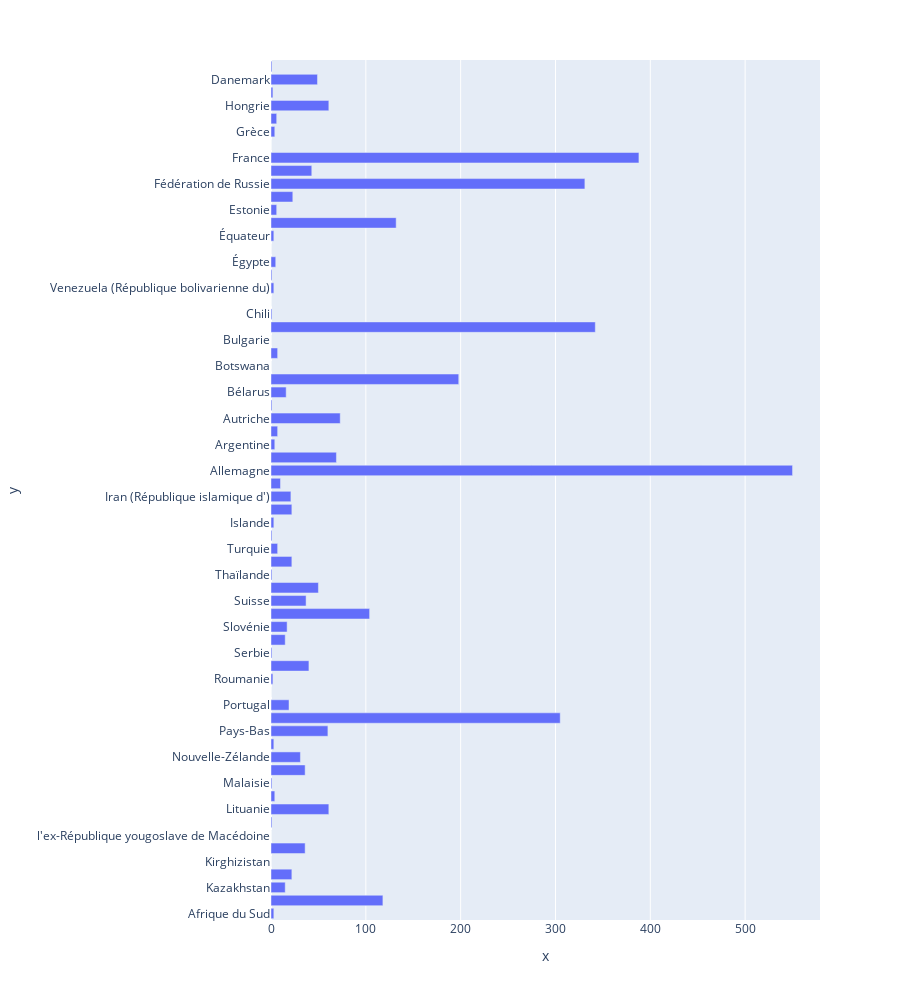

Notebook code for this chart:
### Markdown cell above
• Analyses bi-variées

### Code cell
dp=FAOSTAT_2013_animal[FAOSTAT_2013_animal['Élément']=='Production']
dp=dp[dp['Produit']=='Crème'].sort_values('Produit')

fig = px.bar(x=dp.Valeur,y=dp.Pays,height=1000)
fig.show()

### Figure 1 — Plotly figure (JSON) as saved in the notebook; plotly's stock layout.template omitted (floating-point values rounded to 4 significant figures)
{"data": [{"alignmentgroup": "True", "hovertemplate": "x=%{x}<br>y=%{y}<extra></extra>", "legendgroup": "", "marker": {"color": "#636efa", "pattern": {"shape": ""}}, "name": "", "offsetgroup": "", "orientation": "h", "showlegend": false, "textposition": "auto", "type": "bar", "x": [3, 118, 15, 22, 0, 36, 0, 1, 61, 4, 1, 36, 31, 3, 60, 305, 19, 0, 2, 40, 1, 15, 17, 104, 37, 50, 1, 22, 7, 1, 3, 22, 21, 10, 550, 69, 4, 7, 73, 1, 16, 198, 0, 7, 0, 342, 1, 0, 3, 1, 5, 0, 3, 132, 6, 23, 331, 43, 388, 0, 4, 6, 61, 2, 49, 1], "xaxis": "x", "y": ["Afrique du Sud", "Italie", "Kazakhstan", "Kenya", "Kirghizistan", "Lettonie", "l'ex-République yougoslave de Macédoine", "Liban", "Lituanie", "Luxembourg", "Malaisie", "Norvège", "Nouvelle-Zélande", "Pakistan", "Pays-Bas", "Pologne", "Portugal", "République de Moldova", "Roumanie", "Royaume-Uni", "Serbie", "Slovaquie", "Slovénie", "Suède", "Suisse", "Tchéquie (la)", "Thaïlande", "Tunisie", "Turquie", "Uruguay", "Islande", "Irlande", "Iran (République islamique d')", "Indonésie", "Allemagne", "Arabie saoudite", "Argentine", "Australie", "Autriche", "Barbade", "Bélarus", "Belgique", "Botswana", "Brésil", "Bulgarie", "Canada", "Chili", "Chine - RAS de Hong-Kong", "Venezuela (République bolivarienne du)", "Colombie", "Égypte", "El Salvador", "Équateur", "Espagne", "Estonie", "États-Unis d'Amérique", "Fédération de Russie", "Finlande", "France", "Géorgie", "Grèce", "Guatemala", "Hongrie", "Inde", "Danemark", "Zimbabwe"], "yaxis": "y"}], "layout": {"barmode": "relative", "height": 1000, "legend": {"tracegroupgap": 0}, "margin": {"t": 60}, "xaxis": {"anchor": "y", "domain": [0, 1], "title": {"text": "x"}}, "yaxis": {"anchor": "x", "domain": [0, 1], "title": {"text": "y"}}}}
